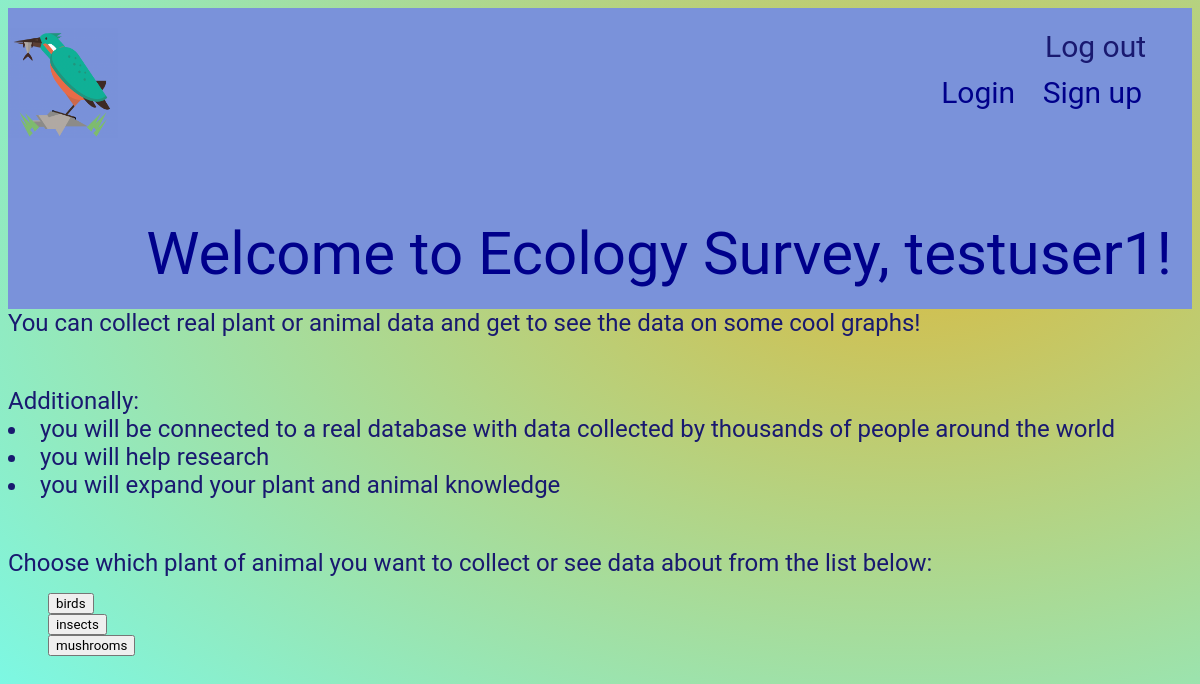
The app's page /displaydata/ (signed in) with its own data.
### enterdata/models.py (models this page shows, shortened)
class Category(models.Model):
    name = models.CharField(max_length=50, primary_key=True)
    slug = models.SlugField(unique=True)

### displaydata/views.py (the view)
# urls.py: path('', views.categoryChoice, name = 'category'),
@login_required(login_url="/accounts/login/") #this is so that the user can only add data if they are logged in, if not logged in, redirect to login page
def categoryChoice(request):
    categories = Category.objects.all()
    context_dict = {}
    context_dict['categories'] = []
    for category in categories:
        context_dict['categories'].append(category)
    display = True
    context_dict['display'] = display
    return render(request, 'category.html', context = context_dict)

### templates/category.html (shortened to what this page needs)
{% extends 'base_layout.html' %}
{% block content %}
<header>
{% if user.is_authenticated %}
<h1> Welcome to Ecology Survey, {{ user.username }}! <h1>
{% else %}
<h1> Welcome to Ecology Survey! <h1>
{%endif%}
</header>
<div class = "welcome-message">
    <h2>You can collect real plant or animal data and get to see the data on some cool graphs!
    <div class = "padding"> Additionally:
        <li> you will be connected to a real database with data collected by thousands of people around the world </li>
        <li> you will help research </li>
        <li> you will expand your plant and animal knowledge </li>
    </div>
    <div class = "padding">
    Choose which plant of animal you want to collect or see data about from the list below:
    </h2>
</div>
<div>
    {% if display %}
    <ul>
        {% for category in categories %}
            <div class = "category">
            <a href="{% url 'displaydata:displaydata' category.slug %}"><button> {{ category.name }}s </button></a>
            </div>
        {% endfor %}
    </ul>
    {% endif %}
</div>
{% endblock %}

### assets/kwakstyle.css (style rules this page uses)
* { box-sizing: border-box; }
body { color: darkblue; }
body * { font-family: "Roboto", sans-serif; }
h1, h2, h3, h4, h5 { font-weight: normal; margin: 0; }
.padding { padding-top: 50px; }
header { background-color: #7a92da; padding: 20px 0; position: relative; text-align: right; width: 100%; font-size: 30px; }
header h1 { display: inline-flex; text-align:justify; margin-left: 20px; }
.welcome-message { color: midnightblue; }
a, a:hover, a:visited { color: darkblue; text-decoration: none; }
html { height: 100%; }
body { background: radial-gradient(at 76% 28%,#FFA100 -37%,#72FFF6 101%); height: 100%; }

### records on screen
Category: name "bird"
Category: name "insect"
Category: name "mushroom"

### other values on screen
{{ user.username }} "testuser1"
